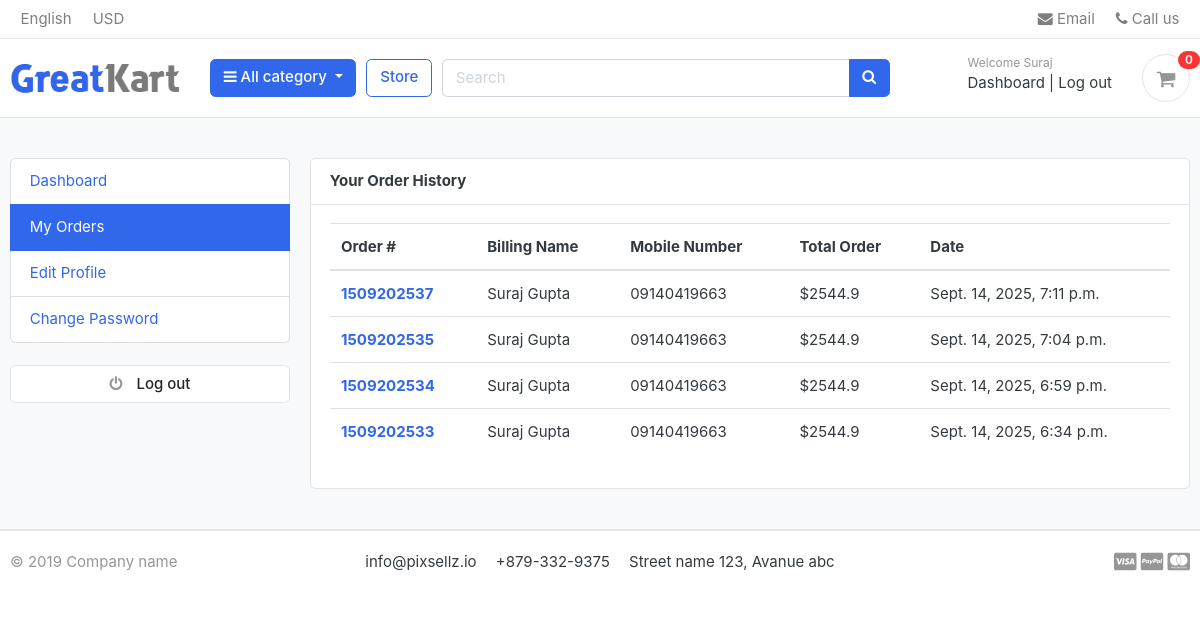
Page /accounts/my_orders/ (signed in) on the earlier database version.
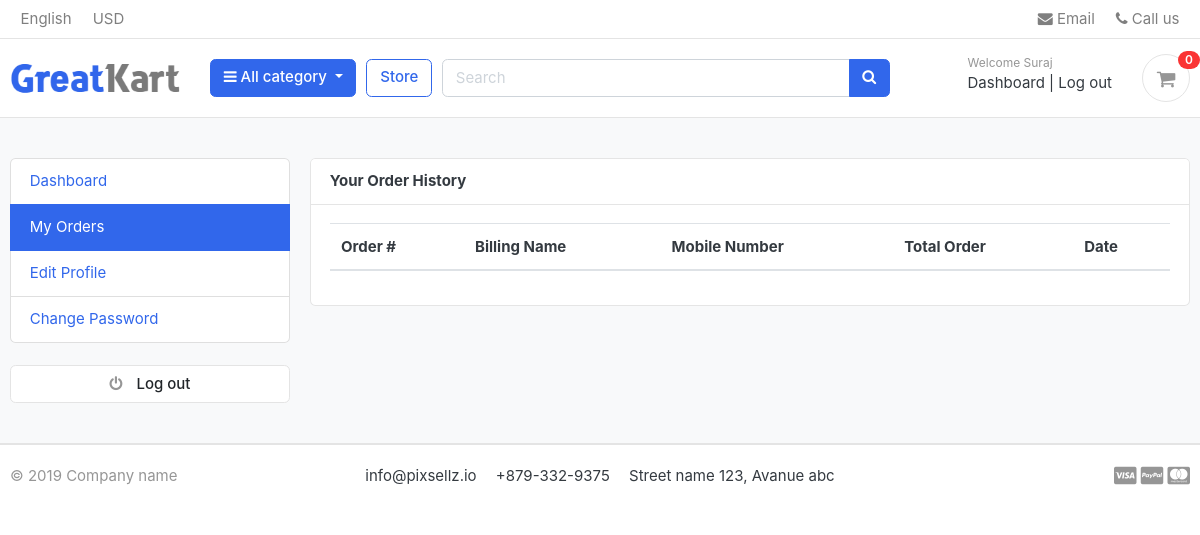
Same page on the later database version.
### accounts/models.py (models this page shows, shortened)
class Account(AbstractBaseUser):
    first_name = models.CharField(max_length=100)
    last_name = models.CharField(max_length=100)
    username = models.CharField(max_length=100, unique=True)
    email = models.CharField(max_length=100, unique=True)
    mobile_number = models.CharField(max_length=13)
    date_joined = models.DateTimeField(auto_now_add=True)
    last_login = models.DateTimeField(auto_now=True)
    is_admin = models.BooleanField(default=False)
    is_staff = models.BooleanField(default=False)
    is_active = models.BooleanField(default=False)
    is_superadmin = models.BooleanField(default=False)
    USERNAME_FIELD = 'email'
    REQUIRED_FIELDS = ['username', 'first_name', 'last_name']
    objects = MyAccountManager()

### orders/models.py (models this page shows, shortened)
class Order(models.Model):
    STATUS = (
        ('New', 'New'),
        ('Accepted', 'Accepted'),
        ('Completed', 'Completed'),
        ('Cancelled', 'Cancelled'),
    )
    user = models.ForeignKey(Account, on_delete=models.SET_NULL, null=True)
    payment = models.ForeignKey(Payment, on_delete=models.SET_NULL, blank=True, null=True)
    order_number = models.CharField(max_length=20)
    first_name = models.CharField(max_length=50)
    last_name = models.CharField(max_length=50)
    phone = models.CharField(max_length=15)
    email = models.EmailField(max_length=50)
    address_line_1 = models.CharField(max_length=50)
    address_line_2 = models.CharField(max_length=50, blank=True)
    pin_code = models.CharField(max_length=20)
    city = models.CharField(max_length=50)
    state = models.CharField(max_length=50)
    country = models.CharField(max_length=50)
    order_note = models.CharField(max_length=100, blank=True)
    order_total = models.FloatField()
    tax = models.FloatField()
    status = models.CharField(max_length=10, choices=STATUS, default='New')
    ip = models.CharField(blank=True, max_length=20)
    is_ordered = models.BooleanField(default=False)
    created_at = models.DateTimeField(auto_now_add=True)
    updated_at = models.DateTimeField(auto_now=True)
    def full_name(self):
        return f'{self.first_name} {self.last_name}'

### accounts/views.py (the view)
# urls.py: path('my_orders/', views.my_orders, name='my_orders'),
@login_required(login_url='login')
def my_orders(request):
    orders = Order.objects.filter(user_id=request.user.id, is_ordered=True).order_by('-created_at')
    context = {
        "orders": orders
    }
    return render(request, 'accounts/my_orders.html', context)

### carts/context_processors.py (called while the page is built)
def counter(request):
    cart_count = 0
    if 'admin' in request.path:
        return {}
    else:
        try:
            cart = Cart.objects.filter(cart_id=_cart_id(request))
            if request.user.is_authenticated:
                cart_items = CartItem.objects.all().filter(user=request.user)
            else:
                cart_items = CartItem.objects.all().filter(cart=cart[:1])
            for cart_item in cart_items:
                cart_count += cart_item.quantity
        except Cart.DoesNotExist:
            cart_count = 0
    return dict(cart_count=cart_count)

### carts/views.py (called while the page is built)
def _cart_id(request):
    cart = request.session.session_key
    if not cart:
        cart = request.session.create() # create the cart id present in the session id
    return cart

### category/context_processors.py (called while the page is built)
def menu_links(request):
    links = Category.objects.all()
    return dict(links=links)

### category/models.py (called while the page is built)
    def get_url(self):
        return reverse('products_by_category', args=[self.slug])

### templates/accounts/my_orders.html (shortened to what this page needs)
{% extends "base.html" %}
{% block content %}
<section class="section-conten padding-y bg">
<div class="container">
	<div class="row">
	{% include "includes/dashboard_sidebar.html" %}
	<main class="col-md-9">
		<article class="card">
		<header class="card-header">
			<strong class="d-inline-block mr-3">Your Order History</strong>
		</header>
		<div class="card-body">
			<div class="row">
				<div class="col-md-12">
					<table class="table table-hover">
                        <thead>
                            <tr>
                                <th scope="col">Order #</th>
                                <th scope="col">Billing Name</th>
                                <th scope="col">Mobile Number</th>
                                <th scope="col">Total Order</th>
                                <th scope="col">Date</th>
                            </tr>
                        </thead>
                        <tbody>
                            {% for order in orders %}
                                <tr>
                                    <th scope="row"><a href="{% url "order_detail" order.order_number %}">{{order.order_number}}</a></th>
                                    <td>{{order.full_name}}</td>
                                    <td>{{order.phone}}</td>
                                    <td>${{order.order_total}}</td>
                                    <td>{{order.created_at}}</td>
                                </tr>
                            {% endfor %}
                        </tbody>
				    </table>
				</div>
			</div>
		</div>
		</article>
	</main>
</div>
</div>
</section>
{% endblock %}

### templates/base.html (shortened to what this page needs)
{% load static %}
<!DOCTYPE html>
<html lang="en">
  <head>
    <link
      href="{% static 'css/bootstrap.css' %}"
      rel="stylesheet"
      type="text/css"
    />
    <link
      href="{% static 'fonts/fontawesome/css/all.min.css' %}"
      type="text/css"
      rel="stylesheet"
    />
    <link href="{% static 'css/ui.css' %}" rel="stylesheet" type="text/css" />
    <link
      href="{% static 'css/responsive.css' %}"
      rel="stylesheet"
      media="only screen and (max-width: 1200px)"
    />
    <link href="{% static 'css/custom.css' %}" rel="stylesheet" type="text/css" />
    <link rel="stylesheet" href="https://cdnjs.cloudflare.com/ajax/libs/font-awesome/4.7.0/css/font-awesome.min.css">
  </head>
  <body>
    {% include "includes/navbar.html" %}
    {% block content %}{% endblock content %}
    {% include "includes/footer.html" %}
  </body>
</html>

### templates/includes/navbar.html (shortened to what this page needs)
{% load static %}
<header class="section-header">
      <nav class="navbar p-md-0 navbar-expand-sm navbar-light border-bottom">
        <div class="container">
          <div class="collapse navbar-collapse" id="navbarTop4">
            <ul class="navbar-nav mr-auto">
              <li class="nav-item dropdown">
                <a href="#" class="nav-link"> English </a>
              </li>
              <li class="nav-item dropdown">
                <a href="#" class="nav-link"> USD </a>
              </li>
            </ul>
            <ul class="navbar-nav">
              <li>
                <a href="#" class="nav-link">
                  <i class="fa fa-envelope"></i> Email
                </a>
              </li>
              <li>
                <a href="#" class="nav-link">
                  <i class="fa fa-phone"></i> Call us
                </a>
              </li>
            </ul>
          </div>
        </div>
      </nav>
      <section class="header-main border-bottom">
        <div class="container">
          <div class="row align-items-center">
            <div class="col-lg-2 col-md-3 col-6">
              <a href="{% url "home" %}" class="brand-wrap">
                <img class="logo" src="{% static 'images/logo.png' %}" />
              </a>
            </div>
            <div class="col-lg col-sm col-md col-6 flex-grow-0">
              <div class="category-wrap dropdown d-inline-block float-right">
                <button
                  type="button"
                  class="btn btn-primary dropdown-toggle"
                  data-toggle="dropdown"
                >
                  <i class="fa fa-bars"></i> All category
                </button>
              </div>
            </div>
            <a href="{% url "store" %}" class="btn btn-outline-primary">Store</a>
            <div class="col-lg col-md-6 col-sm-12 col">
              <form action="{% url "search" %}" class="search">
                <div class="input-group w-100">
                  <input
                    type="text"
                    name="keyword"
                    class="form-control"
                    style="width: 60%"
                    placeholder="Search"
                  />
                  <div class="input-group-append">
                    <button class="btn btn-primary" type="submit">
                      <i class="fa fa-search"></i>
                    </button>
                  </div>
                </div>
              </form>
            </div>
            <div class="col-lg-3 col-sm-6 col-8 order-2 order-lg-3">
              <div class="d-flex justify-content-end mb-3 mb-lg-0">
                {% if user.id is None %}
                  <div class="widget-header">
                    <small class="title text-muted">Welcome guest!</small>
                    <div>
                      <a href="{% url "login" %}">Log in</a>
                      <span class="dark-transp"> | </span>
                      <a href="{% url "register" %}"> Register</a>
                    </div>
                  </div>
                {% else %}
                    <div class="widget-header">
                    <small class="title text-muted">Welcome {{ user.first_name }}</small>
                    <div>
                      <a href="{% url "dashboard" %}">Dashboard</a>
                      <span class="dark-transp"> | </span>
                      <a href="{% url "logout" %}"> Log out</a>
                    </div>
                  </div>
                {% endif %}
                <a href="{% url "cart" %}" class="widget-header pl-3 ml-3">
                  <div class="icon icon-sm rounded-circle border">
                    <i class="fa fa-shopping-cart"></i>
                  </div>
                  <span class="badge badge-pill badge-danger notify">{{ cart_count }}</span>
                </a>
              </div>
            </div>
          </div>
        </div>
      </section>
    </header>

### templates/includes/dashboard_sidebar.html
<aside class="col-md-3">
		<ul class="list-group">
			<a class="list-group-item {% if '/dashboard/' in request.path %}active{% endif %}" href="{% url "dashboard" %}"> Dashboard </a>
			<a class="list-group-item {% if 'my_orders/' in request.path %} active {% endif %}" href="{% url "my_orders" %}"> My Orders </a>
			<a class="list-group-item {% if 'edit_profile/' in request.path %} active {% endif %}" href="{% url "edit_profile" %}"> Edit Profile </a>
			<a class="list-group-item {% if 'change_password/' in request.path %} active {% endif %}" href="{% url "change_password" %}"> Change Password </a>
		</ul>
		<br>
		<a class="btn btn-light btn-block" href="{% url "logout" %}"> <i class="fa fa-power-off"></i> <span class="text">Log out</span> </a>
	</aside>

### templates/includes/footer.html
<footer class="section-footer border-top">
	<div class="container">
		<section class="footer-bottom border-top row">
			<div class="col-md-2">
				<p class="text-muted"> &copy 2019 Company name </p>
			</div>
			<div class="col-md-8 text-md-center">
				<span  class="px-2">info@pixsellz.io</span>
				<span  class="px-2">+879-332-9375</span>
				<span  class="px-2">Street name 123, Avanue abc</span>
			</div>
			<div class="col-md-2 text-md-right text-muted">
				<i class="fab fa-lg fa-cc-visa"></i>
				<i class="fab fa-lg fa-cc-paypal"></i>
				<i class="fab fa-lg fa-cc-mastercard"></i>
			</div>
		</section>
	</div>
</footer>

### static/css/ui.css (style rules this page uses)
html { font-family: "Inter", sans-serif; font-size: 15px; }
.icon-xs, .icon-sm, .icon-md, .icon-lg { display: inline-block; text-align: center; flex-shrink: 0; flex-grow: 0; }
.icon-sm { width: 48px; height: 48px; line-height: 48px !important; font-size: 20px; }
.padding-y { padding-top: 40px; padding-bottom: 40px; }
article:after, .form-group:after { display: block; clear: both; content: ""; }
.bg { background-color: #f8f9fa; }
p:last-child { margin-bottom: 0; }
.header-main { position: relative; padding-top: 1rem; padding-bottom: 1rem; }
.brand-wrap .logo, .navbar-brand .logo { margin-right: 7px; max-height: 42px; display: inline-block; }
.widget-header { display: inline-block; vertical-align: middle; position: relative; }
.widget-header a { color: #343a40; }
.widget-header i { color: #969696; }
.widget-header .title { display: block; }
.widget-header .notify { position: absolute; top: -3px; right: -10px; }
.footer-bottom { padding-top: 20px; padding-bottom: 20px; }
.btn-light { background-color: #fff; border-color: #e4e4e4; }
.btn-light i { color: #969696; }
.btn i + .text { margin-left: 10px; }
.notify { position: absolute; top: -4px; right: -10px; display: inline-block; padding: 0.25em 0.6em; font-size: 12px; line-height: 1; text-align: center; border-radius: 3rem; color: #fff; background-color: #fa3434; }

Differences in the rows shown:
removed Order: order_number "1509202537", full_name "Suraj Gupta", phone "09140419663", order_total "2544.9", created_at "Sept. 14, 2025, 7:11 p.m."
removed Order: order_number "1509202535", full_name "Suraj Gupta", phone "09140419663", order_total "2544.9", created_at "Sept. 14, 2025, 7:04 p.m."
removed Order: order_number "1509202534", full_name "Suraj Gupta", phone "09140419663", order_total "2544.9", created_at "Sept. 14, 2025, 6:59 p.m."
removed Order: order_number "1509202533", full_name "Suraj Gupta", phone "09140419663", order_total "2544.9", created_at "Sept. 14, 2025, 6:34 p.m."
